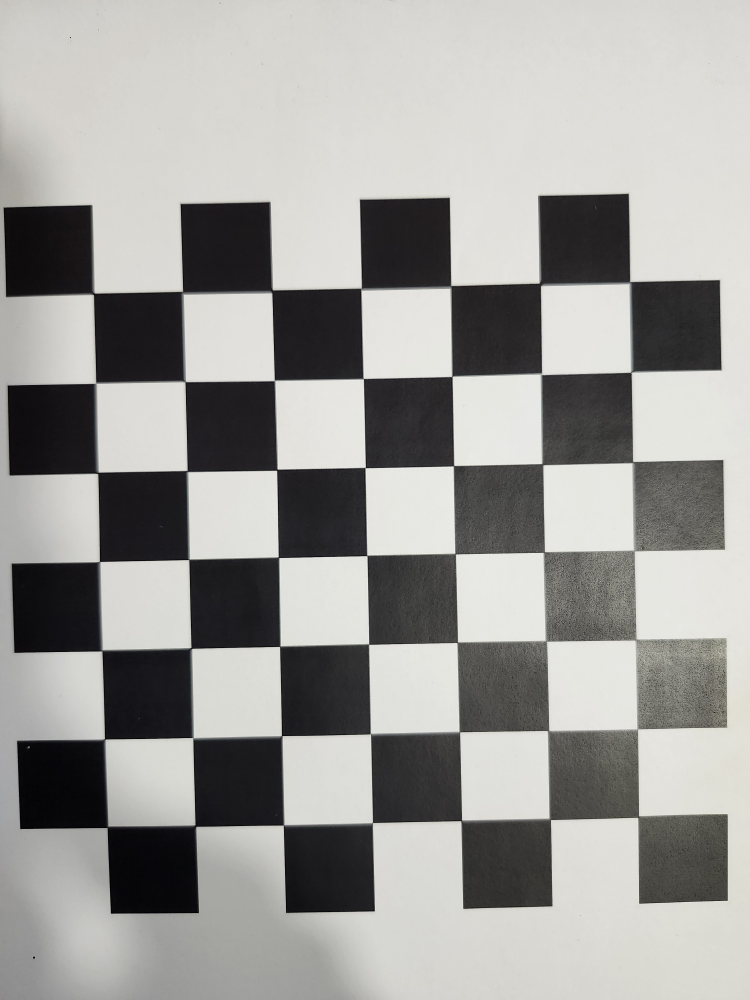
#> input picture csc6502-prac6-CHIPOMPO/images/calibration_photos/20261012_150547.jpg, 3000 x 4000 px (shown at 1/4 size); its folder holds only this picture in this run
$ jupyter execute --allow-errors task_3.ipynb
#> lines starting #> are read from the running program, lines starting #| are printed output that depends on the picture; long printed decimals are rounded
[cell 1]
from google.colab import drive
drive.mount('/content/drive')

[cell 2]
import os
os.chdir('/content/drive/My Drive/colab/CSC6502 - Computer Vision/cv_practical_work/csc6502-prac6-CHIPOMPO')
CWD_PATH = os.getcwd()
print(CWD_PATH)

### Task 3. Calibrate your own camera

[cell 3]
#!pip install -q opencv-contrib-python

import cv2
import numpy as np
import matplotlib.pyplot as plt
from pathlib import Path
from IPython.display import display, Image as IPImage
import glob
#%pip uninstall -y opencv-python opencv-contrib-python opencv-python-headless opencv-contrib-python-headless
#%pip install opencv-python

[cell 4]
##############################################
# CONFIGURATION
##############################################

# Folder containing chessboard photos.
IMAGE_DIR = "images/calibration_photos"

# Chessboard dimensions — counting the INNER corners
CHESSBOARD_COLS = 7
CHESSBOARD_ROWS = 7

# Real-world size of one square in millimetres.
SQUARE_SIZE_MM = 20.0

# Sensor spec (used to convert focal length from pixels to mm).
#  phone's sensor width in mm.
SENSOR_WIDTH_MM = 8.16

# Which image to undistort for the before/after demo (index into the
# successfully-detected list). Choose one with strong straight lines
# near the edges if possible — a wall, floor tiles, or the board itself.
DEMO_IMAGE_INDEX = 0

[cell 5]
# ##############################################
# LOAD IMAGES
##############################################

image_paths = sorted(
    glob.glob(f"{IMAGE_DIR}/*.jpg")
)

if not image_paths:
    raise FileNotFoundError(
        f"No images found in {IMAGE_DIR}. "
        "Upload your chessboard photos there first."
    )

print(f"Found {len(image_paths)} candidate images.")
for p in image_paths[:5]:
    print(" ", Path(p).name)
if len(image_paths) > 5:
    print(f"  ... and {len(image_paths) - 5} more.")

[cell 6]
##############################################
# DETECT CHESSBOARD CORNERS
##############################################

# Termination criteria for corner sub-pixel refinement.
criteria = (cv2.TERM_CRITERIA_EPS + cv2.TERM_CRITERIA_MAX_ITER,
            30, 1e-3)

# Prepare the 3D coordinates of the chessboard corners in object space.
# Z = 0 since the board is planar. Units: millimetres.
objp = np.zeros((CHESSBOARD_ROWS * CHESSBOARD_COLS, 3),
                np.float32)
objp[:, :2] = np.mgrid[
    0:CHESSBOARD_COLS, 0:CHESSBOARD_ROWS
].T.reshape(-1, 2)
objp *= SQUARE_SIZE_MM

objpoints = []   # 3D points in real world space
imgpoints = []   # 2D points in image plane
image_size = None
good_paths = []
bad_paths = []

for path in image_paths:
    img = cv2.imread(path)
#> img is the input picture: shape (4000, 3000, 3); mean B, G, R 153.9, 156.8, 157.4
    if img is None:
        bad_paths.append((path, "unreadable"))
        continue

    gray = cv2.cvtColor(img, cv2.COLOR_BGR2GRAY)

    if image_size is None:
        image_size = (gray.shape[1], gray.shape[0])
    elif (gray.shape[1], gray.shape[0]) != image_size:
        # Skip images of a different resolution — mixing sizes
        # breaks calibration unless  rescaled.
        bad_paths.append((path, "size mismatch"))
        continue

    # Try to detect the full inner-corner grid.
    ret, corners = cv2.findChessboardCorners(
        gray,
        (CHESSBOARD_COLS, CHESSBOARD_ROWS),
        flags=cv2.CALIB_CB_ADAPTIVE_THRESH
            + cv2.CALIB_CB_NORMALIZE_IMAGE
            + cv2.CALIB_CB_FAST_CHECK
    )
#> ret = True; corners = 49 rows, first 8: [2522.5, 1129.5], [2526, 1490], [2530.5, 1850], [2536.5, 2203.5], [2543.5, 2559], [2550, 2917], [2554, 3267.5], [2161.5, 1138.5]

    if not ret:
        bad_paths.append((path, "no chessboard found"))
        continue

    # Sub-pixel refinement for precision.
    corners_refined = cv2.cornerSubPix(
        gray, corners, (11, 11), (-1, -1), criteria
    )
#> corners_refined = 49 rows, first 8: [2519.7, 1130.1], [2524.7, 1491], [2532.4, 1848.5], [2535.5, 2205.6], [2544.3, 2559.7], [2550.5, 2916.4], [2553.9, 3268.7], [2161.2, 1138]

    objpoints.append(objp)
    imgpoints.append(corners_refined)
    good_paths.append(path)

print(f"\nSuccessfully detected corners in "
      f"{len(good_paths)}/{len(image_paths)} images.")
print(f"Image size: {image_size[0]} x {image_size[1]} px\n")
#| Image size: 3000 x 4000 px

if bad_paths:
    print("Rejected images:")
    for p, reason in bad_paths:
        print(f"  {Path(p).name}: {reason}")

if len(good_paths) < 6:
    print("\n⚠ Fewer than 6 valid images. Calibration may be unstable. "
          "Retake more photos with varied poses.")

[cell 7]
n_show = min(4, len(image_paths))
#> (the rest of this cell did not finish here and is left out)

[cell 8]
##############################################
# CALIBRATION
##############################################

ret, K, dist, rvecs, tvecs = cv2.calibrateCamera(
    objpoints, imgpoints, image_size, None, None
)
#> ret = 1.42; K = [[11679.2, 0, 1545.4], [0, 11700.1, 2034.7], [0, 0, 1]]; dist = [[2.61, -169, 0.00158, 0.00504, 3154.9]]; rvecs = ([0.0317, -0.0347, 1.55],); tvecs = ([54.43, -50.43, 661.2],)

if not ret:
    raise RuntimeError("Calibration failed.")

print("=" * 60)
print("CALIBRATION RESULT")
print("=" * 60)

print(f"\nCamera matrix K (3x3):\n{K}\n")
#| Camera matrix K (3x3):
#| [[1.16791627e+04 0.00000000e+00 1.54539153e+03]
#|  [0.00000000e+00 1.17001257e+04 2.03470711e+03]
#|  [0.00000000e+00 0.00000000e+00 1.00000000e+00]]

fx = K[0, 0]
#> fx = 11679.2
fy = K[1, 1]
#> fy = 11700.1
cx = K[0, 2]
#> cx = 1545.4
cy = K[1, 2]
#> cy = 2034.7

print(f"fx = {fx:.3f} px")
#| fx = 11679.163 px
print(f"fy = {fy:.3f} px")
#| fy = 11700.126 px
print(f"cx = {cx:.3f} px  (principal point)")
#| cx = 1545.392 px  (principal point)
print(f"cy = {cy:.3f} px")
#| cy = 2034.707 px

print(f"\nDistortion coefficients (k1, k2, p1, p2, k3):")
print(f"  {dist.ravel()}")
#|   [ 2.60634380e+00 -1.68965764e+02  1.58177884e-03  5.04308434e-03
#|   3.15494541e+03]

# RMS reprojection error
mean_error = 0.0
per_image_errors = []
mean_error = 0.0
per_image_errors = []

for i in range(len(objpoints)):
    imgpoints_proj, _ = cv2.projectPoints(
        objpoints[i], rvecs[i], tvecs[i], K, dist
    )

    # Reshape both to (N, 2) so cv2.norm sees matching types.
    pts_actual = imgpoints[i].reshape(-1, 2).astype(np.float32)
    pts_proj   = imgpoints_proj.reshape(-1, 2).astype(np.float32)

    err = cv2.norm(pts_actual, pts_proj, cv2.NORM_L2) / len(pts_proj)
    per_image_errors.append(err)
    mean_error += err
#> this loop made 1 pass
#> (err, mean_error) on pass 1: (0.202, 0.202)
#> after the loop, mean_error = 0.202; per_image_errors = [0.202]

mean_error /= len(objpoints)
per_image_errors = np.array(per_image_errors)

print(f"\nRMS reprojection error (calibrateCamera): {ret:.4f} px")
#| RMS reprojection error (calibrateCamera): 1.4154 px
print(f"Mean per-image reprojection error:         {mean_error:.4f} px")
#| Mean per-image reprojection error:         0.2022 px
print(f"Min / Max per-image error:                 "
      f"{per_image_errors.min():.4f} / "
      f"{per_image_errors.max():.4f} px")
#| Min / Max per-image error:                 0.2022 / 0.2022 px

if ret < 1.0:
    print("\n✔ RMS < 1 px — good calibration.")
elif ret < 2.0:
    print("\n~ RMS between 1 and 2 px — acceptable but could be better.")
else:
    print("\n✘ RMS > 2 px — consider retaking photos with "
          "better lighting, sharper focus, and more varied poses.")

# Which images have the highest per-image error?
worst_idx = np.argsort(per_image_errors)[::-1][:5]
#> worst_idx = [0]
print("\nHighest-error images (candidates to drop):")
for idx in worst_idx:
    print(f"  {Path(good_paths[idx]).name:40s}  "
          f"{per_image_errors[idx]:.4f} px")
#> this loop made 1 pass
#|   20261012_150547.jpg                       0.2022 px

[cell 9]
##############################################
# CONVERTING FOCAL LENGTH FROM PIXELS TO MILLIMETRES
##############################################

img_width_px = image_size[0]
mm_per_pixel = SENSOR_WIDTH_MM / img_width_px

focal_px_avg = (fx + fy) / 2.0
#> focal_px_avg = 11689.6
focal_mm = focal_px_avg * mm_per_pixel
#> focal_mm = 31.8

# Horizontal and vertical field of view (approximate, ignoring distortion)
fov_x_deg = 2 * np.degrees(np.arctan(img_width_px / (2 * fx)))
#> fov_x_deg = 14.64
fov_y_deg = 2 * np.degrees(
    np.arctan(image_size[1] / (2 * fy))
)
#> fov_y_deg = 19.4

print("=" * 60)
print("FOCAL LENGTH")
print("=" * 60)
print(f"Sensor width (spec)      : {SENSOR_WIDTH_MM} mm")
print(f"Image width              : {img_width_px} px")
#| Image width              : 3000 px
print(f"mm per pixel             : {mm_per_pixel:.6f} mm/px")
#| mm per pixel             : 0.00272 mm/px
print(f"\nfx = {fx:.2f} px   fy = {fy:.2f} px")
#| fx = 11679.16 px   fy = 11700.13 px
print(f"Focal length (avg)       : {focal_px_avg:.2f} px")
#| Focal length (avg)       : 11689.64 px
print(f"Focal length             : {focal_mm:.3f} mm")
#| Focal length             : 31.796 mm
print(f"\nApprox. horizontal FOV   : {fov_x_deg:.2f}°")
#| Approx. horizontal FOV   : 14.64°
print(f"Approx. vertical FOV     : {fov_y_deg:.2f}°")
#| Approx. vertical FOV     : 19.40°

# Sanity check
if 2.5 <= focal_mm <= 12.0:
    print("\n✔ Focal length is in the typical range for a phone "
          "wide-angle lens.")
else:
    print("\n⚠ Focal length is unusual for a phone camera. "
          "Double-check your sensor spec, or your calibration "
          "may be off.")

[cell 10]
##############################################
# UNDISTORT A DEMO IMAGE
##############################################


# Choose which image to undistort — index into good_paths
DEMO_INDEX = 0
demo_path = good_paths[DEMO_INDEX]
demo_img = cv2.imread(demo_path)

h, w = demo_img.shape[:2]

# OpenCV 5.x uses newImgSize (4.x used newSize).
# If you ever downgrade to 4.x, swap this back.
new_K, roi = cv2.getOptimalNewCameraMatrix(
    K, dist, (w, h), alpha=1, newImgSize=(w, h)
)
#> new_K = [[11778.5, 0, 1548.8], [0, 11819.7, 2034.9], [0, 0, 1]]; roi = (65, 80, 2884, 3854)

# The actual undistortion.
undistorted = cv2.undistort(demo_img, K, dist, None, new_K)
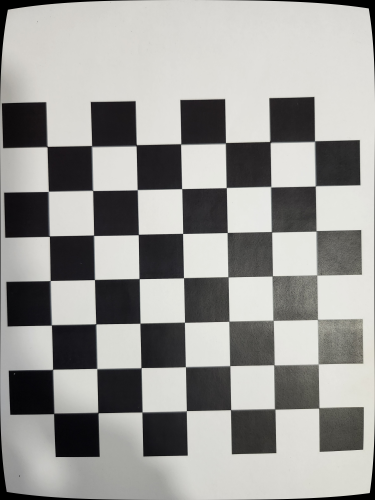
#> undistorted: shape (4000, 3000, 3) (shown at 1/8 size); mean B, G, R 151.2, 154.1, 154.7

# Draw straight reference lines on both, so distortion is obvious
def draw_reference_lines(img):
    out = img.copy()
    h_, w_ = out.shape[:2]
    colour = (0, 255, 0)      # green in BGR
    thickness = max(2, w_ // 800)
    margin = int(min(h_, w_) * 0.02)

    cv2.rectangle(out, (margin, margin),
                  (w_ - margin, h_ - margin), colour, thickness)
    cv2.line(out, (margin, margin), (w_ - margin, h_ - margin),
             colour, thickness)
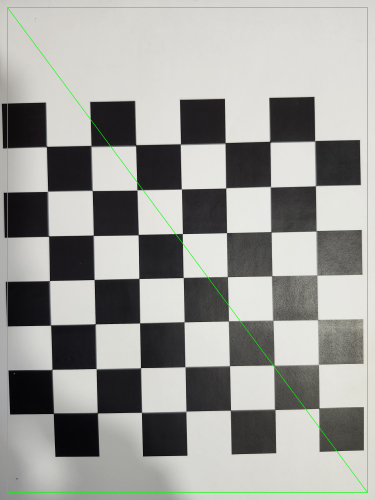
#> out: shape (4000, 3000, 3) (shown at 1/8 size); mean B, G, R 152.6, 157.4, 156
    cv2.line(out, (w_ - margin, margin), (margin, h_ - margin),
             colour, thickness)
    return out

before_vis = draw_reference_lines(demo_img)
after_vis  = draw_reference_lines(undistorted)
#> in draw_reference_lines (call 2), `cv2.line(out, (margin, margin), (w_ - margin, h_ - margin), colour, th..`:
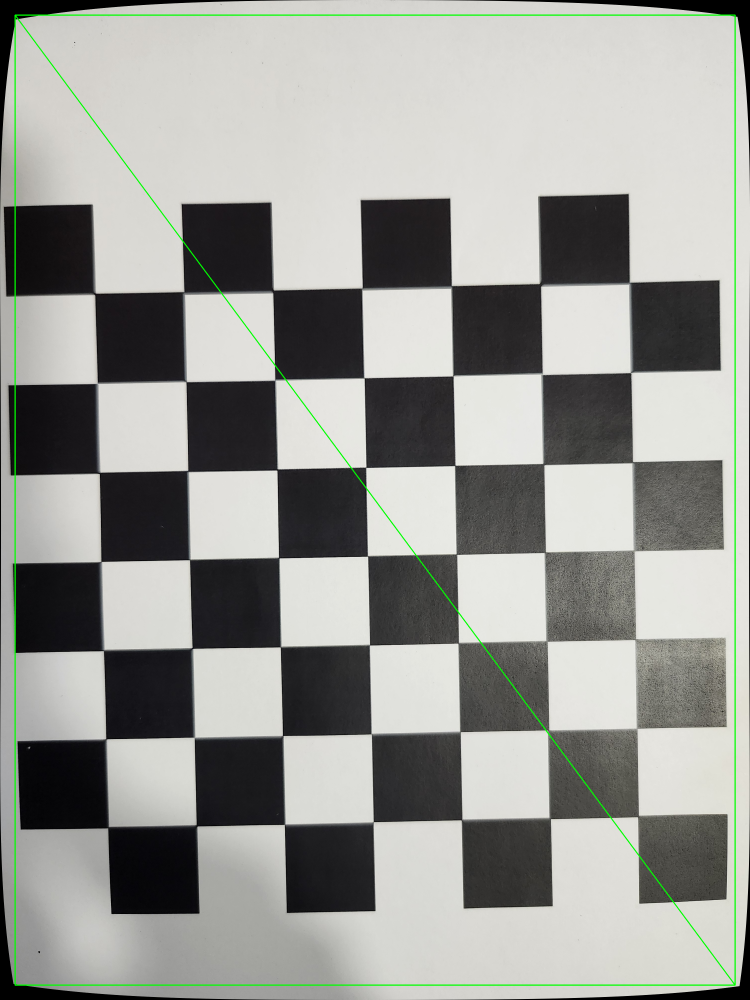
#> out: shape (4000, 3000, 3) (shown at 1/4 size); mean B, G, R 149.9, 154.7, 153.3

# Side-by-side plot
#> (the rest of this cell did not finish here and is left out)

$ run again, on csc6502-prac6-CHIPOMPO/images/calibration_photos/20261012_150647.jpg
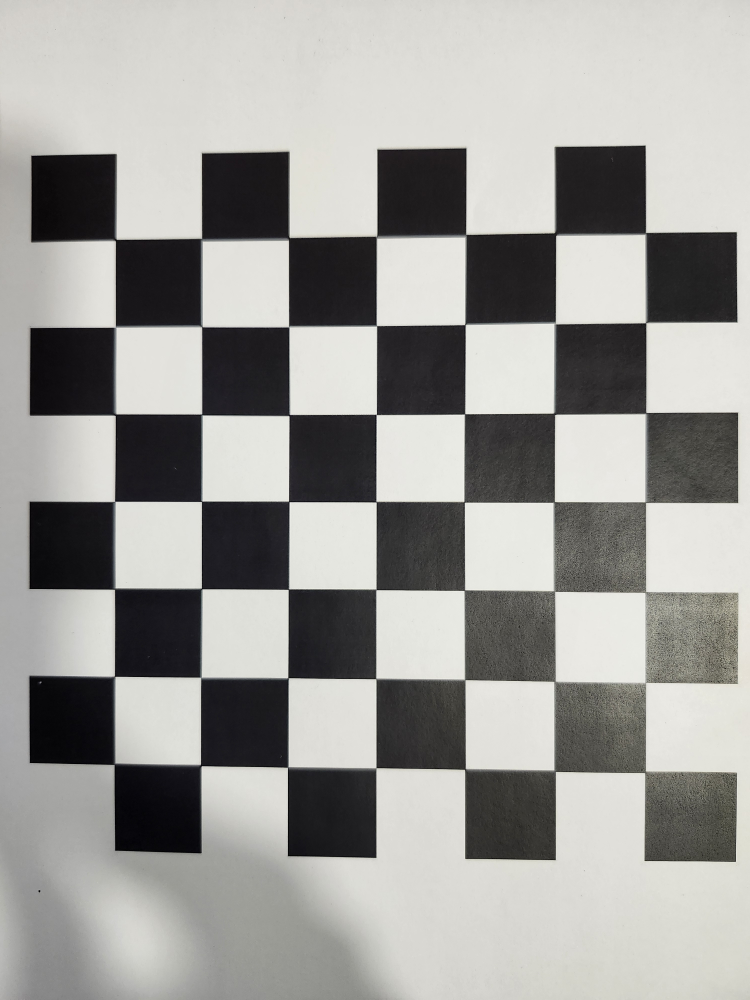
#> input picture csc6502-prac6-CHIPOMPO/images/calibration_photos/20261012_150647.jpg, 3000 x 4000 px (shown at 1/4 size)
#> img is the input picture: shape (4000, 3000, 3); mean B, G, R 152.8, 156.1, 156.8
#> `ret, corners = cv2.findChessboardCorners( gray, (CHESSBOARD_COLS, CHES..`: ret = True; corners = 49 rows, first 8: [2582.5, 935.5], [2585, 1293.5], [2584, 1654], [2582, 2009.5], [2578, 2363], [2577, 2737], [2581, 3088.5], [2221, 936.5]
#> corners_refined = 49 rows, first 8: [2582.7, 933.1], [2583.4, 1293.1], [2584.7, 1651.8], [2583.1, 2010.8], [2582.5, 2368.7], [2583.5, 2730], [2580.5, 3090], [2221.9, 934.8]
#| Image size: 3000 x 4000 px
#> `ret, K, dist, rvecs, tvecs = cv2.calibrateCamera( objpoints, imgpoints..`: ret = 1.45; K = [[8319.6, 0, 1440], [0, 8290.5, 1959.9], [0, 0, 1]]; dist = [[1.23, -38.02, -0.000293, 0.00232, 336.7]]; rvecs = ([0.0794, 0.0942, 1.57],); tvecs = ([63.46, -57.18, 467.6],)
#| Camera matrix K (3x3):
#| [[8.31956911e+03 0.00000000e+00 1.43997554e+03]
#|  [0.00000000e+00 8.29049814e+03 1.95990334e+03]
#|  [0.00000000e+00 0.00000000e+00 1.00000000e+00]]
#> fx = 8319.6
#> fy = 8290.5
#> cx = 1440
#> cy = 1959.9
#| fx = 8319.569 px
#| fy = 8290.498 px
#| cx = 1439.976 px  (principal point)
#| cy = 1959.903 px
#|   [ 1.23466542e+00 -3.80179279e+01 -2.93422470e-04  2.31704644e-03
#|   3.36699807e+02]
#> the loop `for i in range(len(objpoints)):` made 1 pass
#> (err, mean_error) on pass 1: (0.207, 0.207)
#> after the loop `for i in range(len(objpoints)):`: mean_error = 0.207; per_image_errors = [0.207]
#| RMS reprojection error (calibrateCamera): 1.4486 px
#| Mean per-image reprojection error:         0.2069 px
#| Min / Max per-image error:                 0.2069 / 0.2069 px
#> worst_idx = [0]
#> the loop `for idx in worst_idx:` made 1 pass
#|   20261012_150647.jpg                       0.2069 px
#> focal_px_avg = 8305
#> focal_mm = 22.59
#> fov_x_deg = 20.44
#> fov_y_deg = 27.13
#| Image width              : 3000 px
#| mm per pixel             : 0.00272 mm/px
#| fx = 8319.57 px   fy = 8290.50 px
#| Focal length (avg)       : 8305.03 px
#| Focal length             : 22.590 mm
#| Approx. horizontal FOV   : 20.44°
#| Approx. vertical FOV     : 27.13°
#> new_K = [[8394.7, 0, 1441.8], [0, 8368.1, 1960.4], [0, 0, 1]]; roi = (37, 53, 2910, 3878)
#> `undistorted = cv2.undistort(demo_img, K, dist, None, new_K)`:
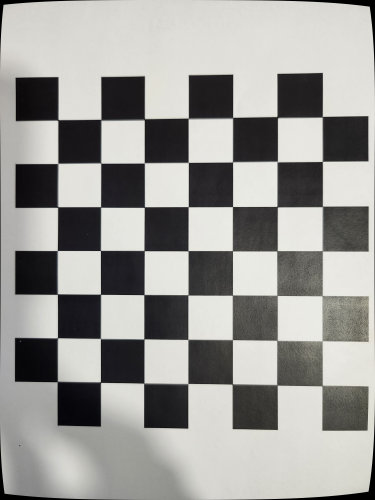
#> undistorted: shape (4000, 3000, 3) (shown at 1/8 size); mean B, G, R 151, 154.2, 154.8
#> in draw_reference_lines (call 2), `cv2.line(out, (margin, margin), (w_ - margin, h_ - margin), colour, th..`:
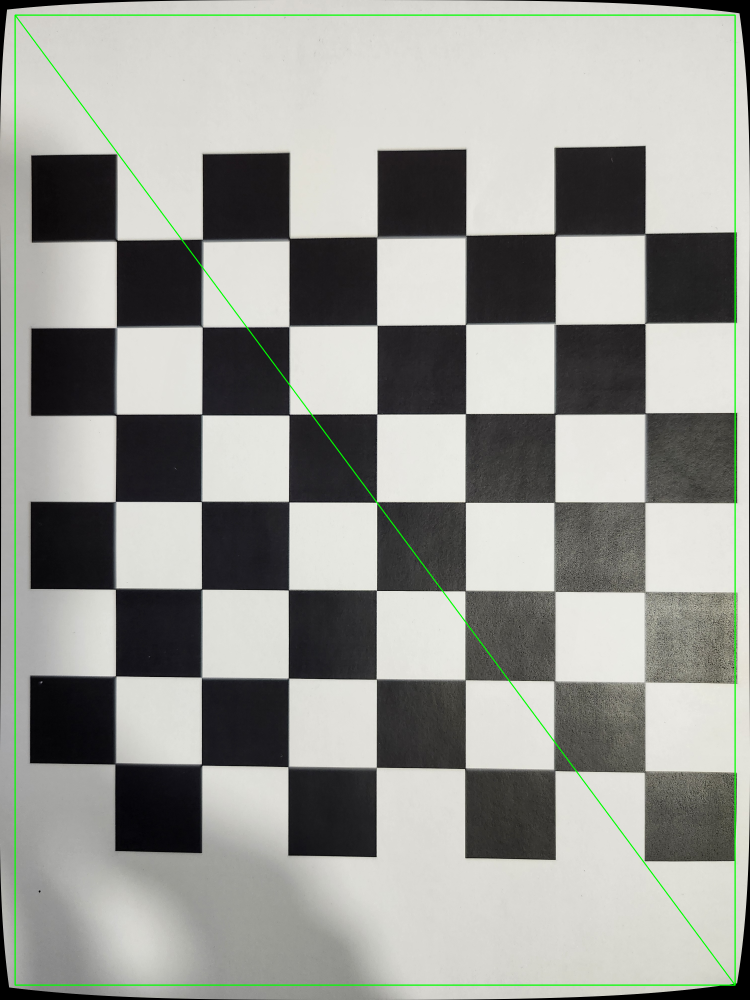
#> out: shape (4000, 3000, 3) (shown at 1/4 size); mean B, G, R 149.7, 154.8, 153.5
